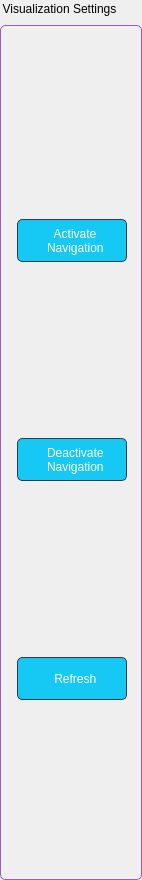
                       <widget class="QGroupBox" name="visualization_settings_groupBox">
                        <property name="minimumSize">
                         <size>
                          <width>140</width>
                          <height>0</height>
                         </size>
                        </property>
                        <property name="maximumSize">
                         <size>
                          <width>150</width>
                          <height>16777215</height>
                         </size>
                        </property>
                        <property name="styleSheet">
                         <string notr="true">QGroupBox
{
    border: 1px solid black;
    border-radius: 5px;
	border-top-color: rgb(157, 90, 198);
	border-left-color: rgb(157, 90, 198);
	border-bottom-color: rgb(157, 90, 198);
	border-right-color: rgb(157, 90, 198);
	margin-top: 25px
 
}</string>
                        </property>
                        <property name="title">
                         <string>Visualization Settings</string>
                        </property>
                        <property name="alignment">
                         <set>Qt::AlignLeading|Qt::AlignLeft|Qt::AlignVCenter</set>
                        </property>
                        <widget class="QWidget" name="gridLayoutWidget_6">
                         <property name="geometry">
                          <rect>
                           <x>12</x>
                           <y>50</y>
                           <width>121</width>
                           <height>821</height>
                          </rect>
                         </property>
                         <layout class="QGridLayout" name="gridLayout_10">
                          <item row="0" column="0">
                           <widget class="QPushButton" name="activate_pymol_navigation">
                            <property name="sizePolicy">
                             <sizepolicy hsizetype="Preferred" vsizetype="Fixed">
                              <horstretch>0</horstretch>
                              <verstretch>0</verstretch>
                             </sizepolicy>
                            </property>
                            <property name="minimumSize">
                             <size>
                              <width>110</width>
                              <height>45</height>
                             </size>
                            </property>
                            <property name="maximumSize">
                             <size>
                              <width>110</width>
                              <height>45</height>
                             </size>
                            </property>
                            <property name="font">
                             <font>
                              <family>Segoe UI</family>
                              <pointsize>9</pointsize>
                             </font>
                            </property>
                            <property name="styleSheet">
                             <string notr="true">            QPushButton 
            {
                color: white; 
                border: 2px solid rgb(52, 59, 72); 
                border-radius: 5px; 
                background-color:  rgb(22, 200, 244); 
                margin-top:1px; 
                margin-bottom: 1px; 
                border-width: 1px; 
                padding: 5px; 
                outline: none;
            }

            QPushButton:hover 
            { 
                background-color: rgb(255, 17, 100); 
                border: 2px solid rgb(61, 70, 86);
            }

            QPushButton:pressed 
            { 
                background-color:  rgb(15, 133, 163); 
                border: 2px solid rgb(43, 50, 61);
            }</string>
                            </property>
                            <property name="text">
                             <string>  Activate 
  Navigation</string>
                            </property>
                            <property name="icon">
                             <iconset resource="icons_path.qrc">
                              <normaloff>:/24x24/icons/24x24/cil-cursor.png</normaloff>:/24x24/icons/24x24/cil-cursor.png</iconset>
                            </property>
                           </widget>
                          </item>
                          <item row="1" column="0">
                           <widget class="QPushButton" name="deactivate_pymol_navigation">
                            <property name="sizePolicy">
                             <sizepolicy hsizetype="Preferred" vsizetype="Fixed">
                              <horstretch>0</horstretch>
                              <verstretch>0</verstretch>
                             </sizepolicy>
                            </property>
                            <property name="minimumSize">
                             <size>
                              <width>110</width>
                              <height>45</height>
                             </size>
                            </property>
                            <property name="maximumSize">
                             <size>
                              <width>110</width>
                              <height>45</height>
                             </size>
                            </property>
                            <property name="font">
                             <font>
                              <family>Segoe UI</family>
                              <pointsize>9</pointsize>
                             </font>
                            </property>
                            <property name="styleSheet">
                             <string notr="true">            QPushButton 
            {
                color: white; 
                border: 2px solid rgb(52, 59, 72); 
                border-radius: 5px; 
                background-color:  rgb(22, 200, 244); 
                margin-top:1px; 
                margin-bottom: 1px; 
                border-width: 1px; 
                padding: 5px; 
                outline: none;
            }

            QPushButton:hover 
            { 
                background-color: rgb(255, 17, 100); 
                border: 2px solid rgb(61, 70, 86);
            }

            QPushButton:pressed 
            { 
                background-color:  rgb(15, 133, 163); 
                border: 2px solid rgb(43, 50, 61);
            }</string>
                            </property>
                            <property name="text">
                             <string>  Deactivate 
  Navigation</string>
                            </property>
                            <property name="icon">
                             <iconset resource="icons_path.qrc">
                              <normaloff>:/20x20/icons/20x20/cil-x.png</normaloff>:/20x20/icons/20x20/cil-x.png</iconset>
                            </property>
                           </widget>
                          </item>
                          <item row="2" column="0">
                           <widget class="QPushButton" name="refresh_pushButton">
                            <property name="sizePolicy">
                             <sizepolicy hsizetype="Preferred" vsizetype="Fixed">
                              <horstretch>0</horstretch>
                              <verstretch>0</verstretch>
                             </sizepolicy>
                            </property>
                            <property name="minimumSize">
                             <size>
                              <width>0</width>
                              <height>45</height>
                             </size>
                            </property>
                            <property name="maximumSize">
                             <size>
                              <width>110</width>
                              <height>45</height>
                             </size>
                            </property>
                            <property name="font">
                             <font>
                              <family>Segoe UI</family>
                              <pointsize>9</pointsize>
                             </font>
                            </property>
                            <property name="styleSheet">
                             <string notr="true">            QPushButton 
            {
                color: white; 
                border: 2px solid rgb(52, 59, 72); 
                border-radius: 5px; 
                background-color:  rgb(22, 200, 244); 
                margin-top:1px; 
                margin-bottom: 1px; 
                border-width: 1px; 
                padding: 5px; 
                outline: none;
            }

            QPushButton:hover 
            { 
                background-color: rgb(255, 17, 100); 
                border: 2px solid rgb(61, 70, 86);
            }

            QPushButton:pressed 
            { 
                background-color:  rgb(15, 133, 163); 
                border: 2px solid rgb(43, 50, 61);
            }</string>
                            </property>
                            <property name="text">
                             <string>  Refresh</string>
                            </property>
                            <property name="icon">
                             <iconset resource="icons_path.qrc">
                              <normaloff>:/16x16/icons/16x16/cil-reload.png</normaloff>:/16x16/icons/16x16/cil-reload.png</iconset>
                            </property>
                           </widget>
                          </item>
                         </layout>
                        </widget>
                       </widget>
